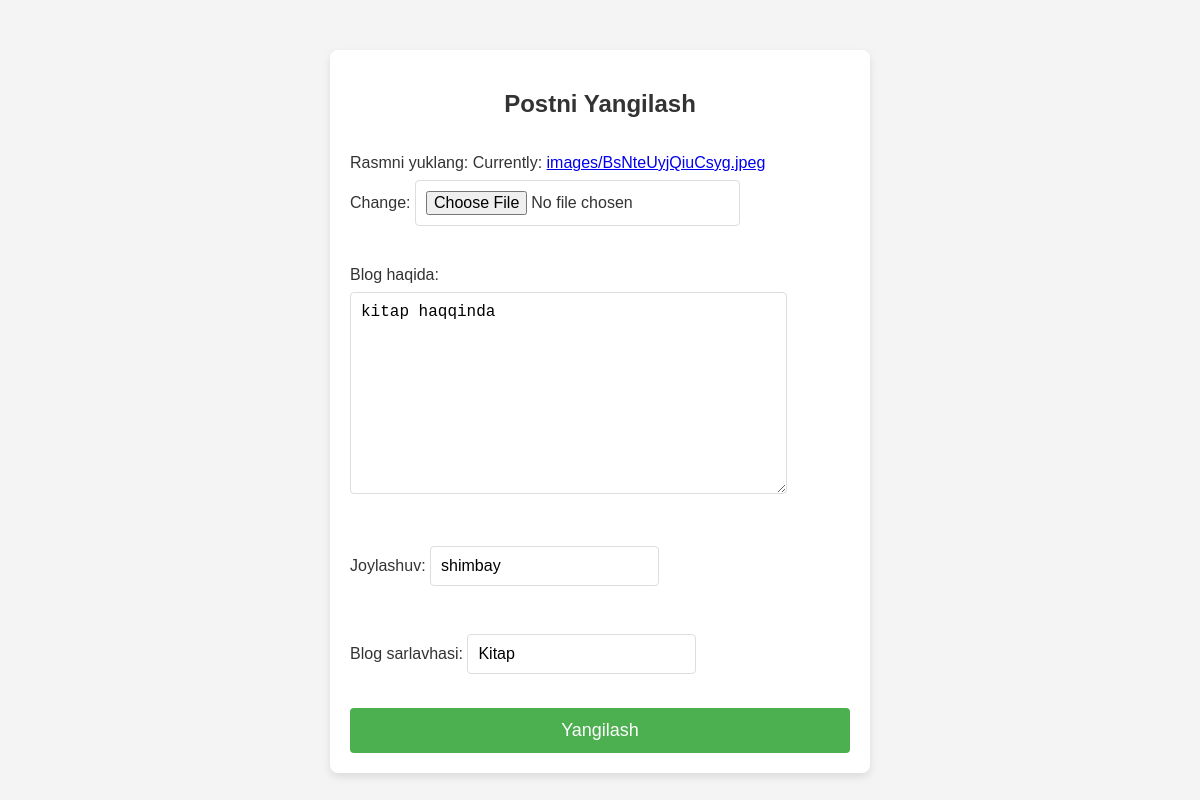
Screenshot of /update/2/ (signed in) with the database file from the repository.
### darkweb/models.py (models this page shows, shortened)
class Blog(models.Model):
    author = models.ForeignKey(User,on_delete=models.CASCADE)
    image = models.FileField(upload_to='images',verbose_name='foto : ')
    description = models.TextField(verbose_name='blog haqqinda : ')
    location = models.CharField(max_length=100,verbose_name='location : ')
    title = models.CharField(max_length=100,verbose_name='blog tin ati :')
    published_date = models.DateTimeField(verbose_name='blog alinga waqit : ',auto_now_add=True)
    class Meta:
        verbose_name = 'Blog'
        verbose_name_plural = 'Bloglar'

### darkweb/views.py (the view)
# urls.py: path('update/<int:id>/', views.update_post, name='update'),  # ID qo'shildi
@login_required
def update_post(request, id):
    blog_post = get_object_or_404(Blog, id=id)
    if blog_post.author != request.user:
        return redirect('home')
    form = BlogForm(request.POST or None, request.FILES or None, instance=blog_post)
    if form.is_valid():
        form.save()
        return redirect('home')
    return render(request, 'update_post.html', {'form': form, 'blog_post': blog_post})

### darkweb/forms.py
class BlogForm(forms.ModelForm):
    class Meta:
        model = Blog
        fields = ['image', 'description', 'location', 'title']
        labels = {
            'image': 'Rasmni yuklang',
            'description': 'Blog haqida',
            'location': 'Joylashuv',
            'title': 'Blog sarlavhasi',
        }
        widgets = {
            'description': forms.Textarea(attrs={'class': 'form-control', 'placeholder': 'Blog tavsifi'}),
            'location': forms.TextInput(attrs={'class': 'form-control', 'placeholder': 'Joylashuv'}),
            'title': forms.TextInput(attrs={'class': 'form-control', 'placeholder': 'Sarlavha'}),
            'image': forms.ClearableFileInput(attrs={'class': 'form-control'}),
        }

### templates/update_post.html (shortened to what this page needs)
<!DOCTYPE html>
<html lang="en">
<head>
</head>
<body>
    <div class="form-container">
        <h2>Postni Yangilash</h2>
        <form action="{% url 'update' blog_post.id %}" method="post" enctype="multipart/form-data">
            {{ form.as_p }}
            <button type="submit">Yangilash</button>
        </form>
    </div>
</body>
</html>

### templates/update_post.html (style rules this page uses)
body { font-family: Arial, sans-serif; background-color: #f4f4f4; color: #333; margin: 0; padding: 0; }
.form-container { max-width: 500px; margin: 50px auto; padding: 20px; background-color: #fff; border-radius: 8px; box-shadow: 0 4px 8px rgba(0, 0, 0, 0.1); }
form { display: flex; flex-direction: column; }
input, textarea, select { margin: 8px 0; padding: 10px; font-size: 16px; border: 1px solid #ddd; border-radius: 4px; }
button { padding: 12px; background-color: #4CAF50; color: white; border: none; border-radius: 4px; cursor: pointer; font-size: 18px; margin-top: 10px; }
h2 { text-align: center; margin-bottom: 20px; }

### rows the page displays
Blog: description "kitap haqqinda", location "shimbay", title "Kitap"
